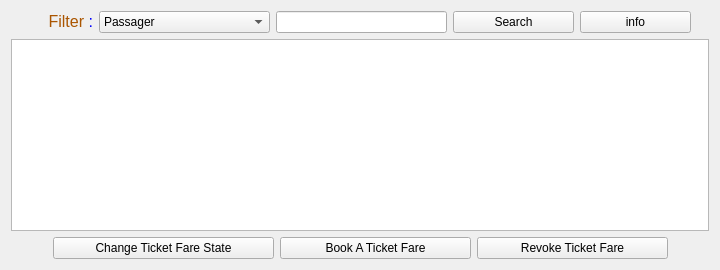
              <widget class="QWidget" name="fare_2">
               <attribute name="title">
                <string>Ticket Fare</string>
               </attribute>
               <layout class="QGridLayout" name="gridLayout_45">
                <item row="0" column="0">
                 <layout class="QGridLayout" name="gridLayout_46">
                  <item row="0" column="0">
                   <layout class="QHBoxLayout" name="horizontalLayout_36">
                    <item>
                     <spacer name="horizontalSpacer_97">
                      <property name="orientation">
                       <enum>Qt::Horizontal</enum>
                      </property>
                      <property name="sizeHint" stdset="0">
                       <size>
                        <width>18</width>
                        <height>20</height>
                       </size>
                      </property>
                     </spacer>
                    </item>
                    <item>
                     <widget class="QLabel" name="label_129">
                      <property name="minimumSize">
                       <size>
                        <width>64</width>
                        <height>21</height>
                       </size>
                      </property>
                      <property name="text">
                       <string>&lt;html&gt;&lt;head/&gt;&lt;body&gt;&lt;p align=&quot;right&quot;&gt;&lt;span style=&quot; font-size:12pt; color:#aa5500;&quot;&gt;Filter &lt;/span&gt;&lt;span style=&quot; font-size:12pt; color:#0000ff;&quot;&gt;:&lt;/span&gt;&lt;/p&gt;&lt;/body&gt;&lt;/html&gt;</string>
                      </property>
                     </widget>
                    </item>
                    <item>
                     <widget class="QComboBox" name="comboBox_13">
                      <property name="minimumSize">
                       <size>
                        <width>171</width>
                        <height>0</height>
                       </size>
                      </property>
                      <item>
                       <property name="text">
                        <string>Passager</string>
                       </property>
                      </item>
                      <item>
                       <property name="text">
                        <string>Booked Time</string>
                       </property>
                      </item>
                      <item>
                       <property name="text">
                        <string>Last Check Time</string>
                       </property>
                      </item>
                      <item>
                       <property name="text">
                        <string>Ticket ID</string>
                       </property>
                      </item>
                      <item>
                       <property name="text">
                        <string>Transaction ID</string>
                       </property>
                      </item>
                      <item>
                       <property name="text">
                        <string>state</string>
                       </property>
                      </item>
                     </widget>
                    </item>
                    <item>
                     <widget class="QLineEdit" name="lineEdit_13">
                      <property name="minimumSize">
                       <size>
                        <width>171</width>
                        <height>0</height>
                       </size>
                      </property>
                     </widget>
                    </item>
                    <item>
                     <widget class="QPushButton" name="pushButton_63">
                      <property name="minimumSize">
                       <size>
                        <width>121</width>
                        <height>0</height>
                       </size>
                      </property>
                      <property name="text">
                       <string>Search</string>
                      </property>
                      <property name="icon">
                       <iconset theme="edit-find">
                        <normaloff>../../../../../.designer/backup</normaloff>../../../../../.designer/backup</iconset>
                      </property>
                     </widget>
                    </item>
                    <item>
                     <widget class="QPushButton" name="pushButton_64">
                      <property name="minimumSize">
                       <size>
                        <width>111</width>
                        <height>0</height>
                       </size>
                      </property>
                      <property name="text">
                       <string>info</string>
                      </property>
                      <property name="icon">
                       <iconset theme="dialog-information">
                        <normaloff>../../../../../.designer/backup</normaloff>../../../../../.designer/backup</iconset>
                      </property>
                     </widget>
                    </item>
                    <item>
                     <spacer name="horizontalSpacer_98">
                      <property name="orientation">
                       <enum>Qt::Horizontal</enum>
                      </property>
                      <property name="sizeHint" stdset="0">
                       <size>
                        <width>18</width>
                        <height>20</height>
                       </size>
                      </property>
                     </spacer>
                    </item>
                   </layout>
                  </item>
                  <item row="1" column="0">
                   <widget class="QTableWidget" name="tableWidget_17"/>
                  </item>
                  <item row="2" column="0">
                   <layout class="QHBoxLayout" name="horizontalLayout_37">
                    <item>
                     <spacer name="horizontalSpacer_99">
                      <property name="orientation">
                       <enum>Qt::Horizontal</enum>
                      </property>
                      <property name="sizeHint" stdset="0">
                       <size>
                        <width>28</width>
                        <height>20</height>
                       </size>
                      </property>
                     </spacer>
                    </item>
                    <item>
                     <widget class="QPushButton" name="pushButton_65">
                      <property name="minimumSize">
                       <size>
                        <width>221</width>
                        <height>0</height>
                       </size>
                      </property>
                      <property name="text">
                       <string>Change Ticket Fare State</string>
                      </property>
                      <property name="icon">
                       <iconset theme="applications-system">
                        <normaloff>../../../../../.designer/backup</normaloff>../../../../../.designer/backup</iconset>
                      </property>
                     </widget>
                    </item>
                    <item>
                     <widget class="QPushButton" name="pushButton_66">
                      <property name="minimumSize">
                       <size>
                        <width>191</width>
                        <height>0</height>
                       </size>
                      </property>
                      <property name="text">
                       <string>Book A Ticket Fare</string>
                      </property>
                      <property name="icon">
                       <iconset theme="emblem-documents">
                        <normaloff>../../../../../.designer/backup</normaloff>../../../../../.designer/backup</iconset>
                      </property>
                     </widget>
                    </item>
                    <item>
                     <widget class="QPushButton" name="pushButton_67">
                      <property name="minimumSize">
                       <size>
                        <width>191</width>
                        <height>0</height>
                       </size>
                      </property>
                      <property name="text">
                       <string>Revoke Ticket Fare</string>
                      </property>
                      <property name="icon">
                       <iconset theme="process-stop">
                        <normaloff>../../../../../.designer/backup</normaloff>../../../../../.designer/backup</iconset>
                      </property>
                     </widget>
                    </item>
                    <item>
                     <spacer name="horizontalSpacer_100">
                      <property name="orientation">
                       <enum>Qt::Horizontal</enum>
                      </property>
                      <property name="sizeHint" stdset="0">
                       <size>
                        <width>40</width>
                        <height>20</height>
                       </size>
                      </property>
                     </spacer>
                    </item>
                   </layout>
                  </item>
                 </layout>
                </item>
               </layout>
              </widget>
